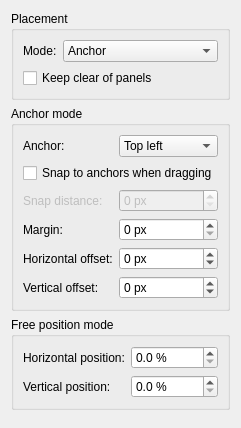
         <widget class="QWidget" name="scrollContents_26">
          <layout class="QVBoxLayout" name="contentLayout_27">
           <item>
            <widget class="QGroupBox" name="group_28">
             <property name="title"><string>Placement</string></property>
             <layout class="QFormLayout" name="form_29">
              <item row="0" column="0">
               <widget class="QLabel" name="label_30">
                <property name="text"><string>Mode:</string></property>
               </widget>
              </item>
              <item row="0" column="1">
               <widget class="QComboBox" name="kcfg_PositionMode">
                <item>
                 <property name="text"><string>Anchor</string></property>
                </item>
                <item>
                 <property name="text"><string>Free position</string></property>
                </item>
                <property name="toolTip"><string>Anchor: one of nine screen points. Free position: percentages of the screen.</string></property>
               </widget>
              </item>
              <item row="1" column="0" colspan="2">
               <widget class="QCheckBox" name="kcfg_AvoidPanels">
                <property name="text"><string>Keep clear of panels</string></property>
                <property name="toolTip"><string>Places the indicator in the screen area not covered by panels.</string></property>
               </widget>
              </item>
             </layout>
            </widget>
           </item>
           <item>
            <widget class="QGroupBox" name="group_31">
             <property name="title"><string>Anchor mode</string></property>
             <layout class="QFormLayout" name="form_32">
              <item row="0" column="0">
               <widget class="QLabel" name="label_33">
                <property name="text"><string>Anchor:</string></property>
               </widget>
              </item>
              <item row="0" column="1">
               <widget class="QComboBox" name="kcfg_Anchor">
                <item>
                 <property name="text"><string>Top left</string></property>
                </item>
                <item>
                 <property name="text"><string>Top</string></property>
                </item>
                <item>
                 <property name="text"><string>Top right</string></property>
                </item>
                <item>
                 <property name="text"><string>Left</string></property>
                </item>
                <item>
                 <property name="text"><string>Center</string></property>
                </item>
                <item>
                 <property name="text"><string>Right</string></property>
                </item>
                <item>
                 <property name="text"><string>Bottom left</string></property>
                </item>
                <item>
                 <property name="text"><string>Bottom</string></property>
                </item>
                <item>
                 <property name="text"><string>Bottom right</string></property>
                </item>
               </widget>
              </item>
              <item row="1" column="0" colspan="2">
               <widget class="QCheckBox" name="kcfg_SnapToAnchors">
                <property name="text"><string>Snap to anchors when dragging</string></property>
                <property name="toolTip"><string>With the settings app open, the indicator can be dragged. When dropped near an anchor, it sticks to it.</string></property>
               </widget>
              </item>
              <item row="2" column="0">
               <widget class="QLabel" name="label_34">
                <property name="text"><string>Snap distance:</string></property>
                <property name="enabled"><bool>false</bool></property>
               </widget>
              </item>
              <item row="2" column="1">
               <widget class="QSpinBox" name="kcfg_SnapDistance">
                <property name="singleStep"><number>5</number></property>
                <property name="minimum"><number>0</number></property>
                <property name="maximum"><number>500</number></property>
                <property name="suffix"><string> px</string></property>
                <property name="enabled"><bool>false</bool></property>
               </widget>
              </item>
              <item row="3" column="0">
               <widget class="QLabel" name="label_35">
                <property name="text"><string>Margin:</string></property>
               </widget>
              </item>
              <item row="3" column="1">
               <widget class="QSpinBox" name="kcfg_Margin">
                <property name="singleStep"><number>50</number></property>
                <property name="minimum"><number>0</number></property>
                <property name="maximum"><number>2000</number></property>
                <property name="suffix"><string> px</string></property>
                <property name="toolTip"><string>Distance from the anchored screen edges.</string></property>
               </widget>
              </item>
              <item row="4" column="0">
               <widget class="QLabel" name="label_36">
                <property name="text"><string>Horizontal offset:</string></property>
               </widget>
              </item>
              <item row="4" column="1">
               <widget class="QSpinBox" name="kcfg_OffsetX">
                <property name="singleStep"><number>50</number></property>
                <property name="minimum"><number>-5000</number></property>
                <property name="maximum"><number>5000</number></property>
                <property name="suffix"><string> px</string></property>
                <property name="toolTip"><string>Positive values move right.</string></property>
               </widget>
              </item>
              <item row="5" column="0">
               <widget class="QLabel" name="label_37">
                <property name="text"><string>Vertical offset:</string></property>
               </widget>
              </item>
              <item row="5" column="1">
               <widget class="QSpinBox" name="kcfg_OffsetY">
                <property name="singleStep"><number>50</number></property>
                <property name="minimum"><number>-5000</number></property>
                <property name="maximum"><number>5000</number></property>
                <property name="suffix"><string> px</string></property>
                <property name="toolTip"><string>Positive values move down.</string></property>
               </widget>
              </item>
             </layout>
            </widget>
           </item>
           <item>
            <widget class="QGroupBox" name="group_38">
             <property name="title"><string>Free position mode</string></property>
             <layout class="QFormLayout" name="form_39">
              <item row="0" column="0">
               <widget class="QLabel" name="label_40">
                <property name="text"><string>Horizontal position:</string></property>
               </widget>
              </item>
              <item row="0" column="1">
               <widget class="QDoubleSpinBox" name="kcfg_PercentX">
                <property name="decimals"><number>1</number></property>
                <property name="singleStep"><double>0.5</double></property>
                <property name="minimum"><double>0</double></property>
                <property name="maximum"><double>100</double></property>
                <property name="suffix"><string> %</string></property>
                <property name="toolTip"><string>Position of the indicator center, from the left edge.</string></property>
               </widget>
              </item>
              <item row="1" column="0">
               <widget class="QLabel" name="label_41">
                <property name="text"><string>Vertical position:</string></property>
               </widget>
              </item>
              <item row="1" column="1">
               <widget class="QDoubleSpinBox" name="kcfg_PercentY">
                <property name="decimals"><number>1</number></property>
                <property name="singleStep"><double>0.5</double></property>
                <property name="minimum"><double>0</double></property>
                <property name="maximum"><double>100</double></property>
                <property name="suffix"><string> %</string></property>
                <property name="toolTip"><string>Position of the indicator center, from the top edge.</string></property>
               </widget>
              </item>
             </layout>
            </widget>
           </item>
           <item>
            <spacer name="spacer_42">
             <property name="orientation"><enum>Qt::Vertical</enum></property>
            </spacer>
           </item>
          </layout>
         </widget>
